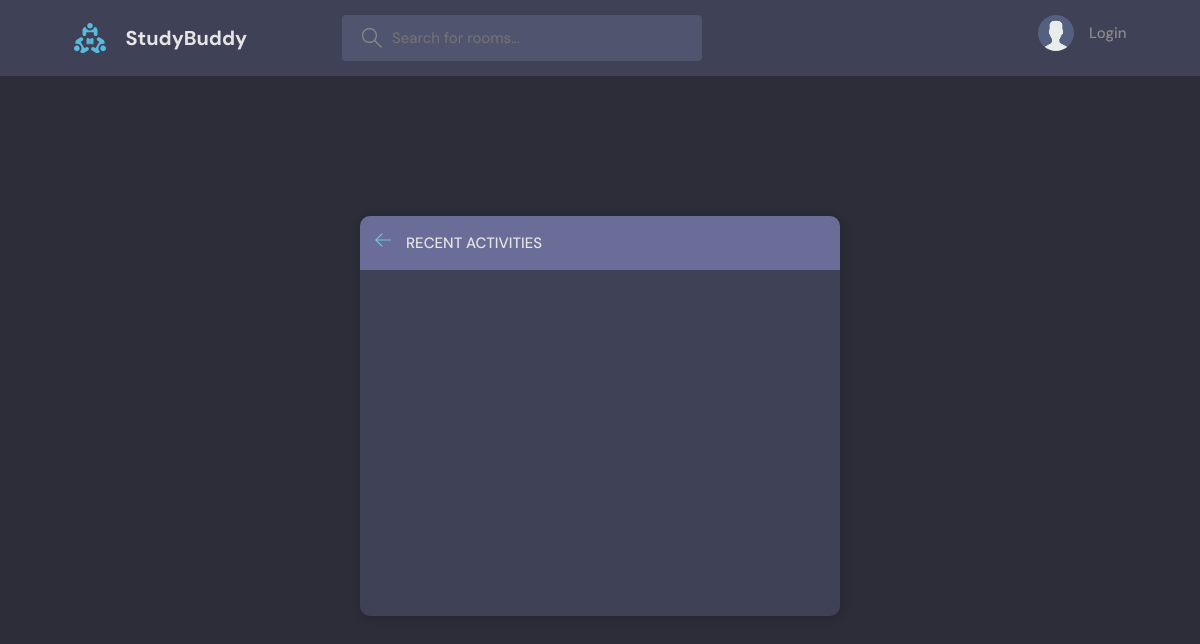
/activity, run on an earlier commit of the app's database.
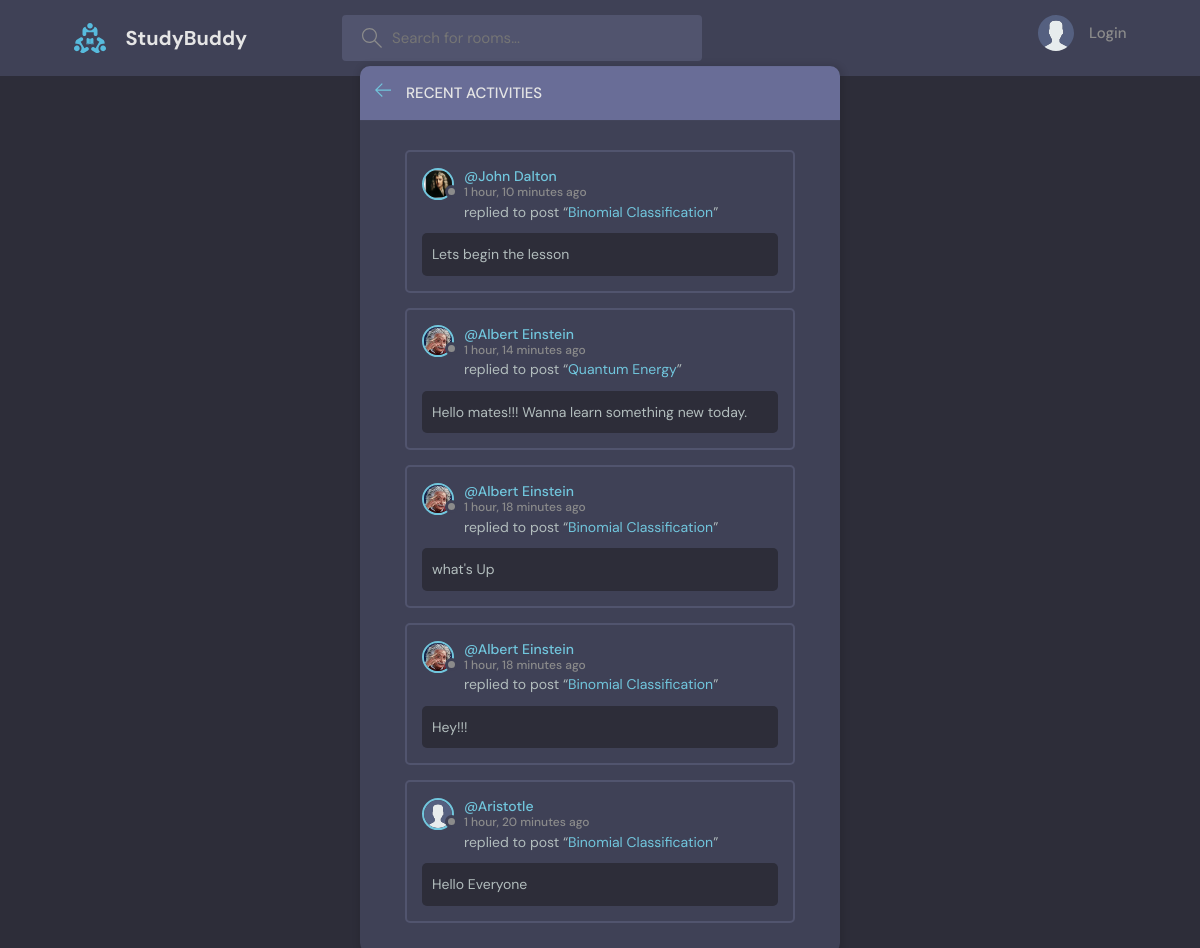
And on a later commit of the database.
### base/models.py (models this page shows)
class Message(models.Model):
    user = models.ForeignKey(User, on_delete=models.CASCADE)
    room = models.ForeignKey(Room, on_delete=models.CASCADE)
    body = models.TextField()
    updated = models.DateTimeField(auto_now=True)
    created = models.DateTimeField(auto_now_add=True)
    class Meta:
        ordering = ['-updated','-created']
    def __str__(self):
        return self.body

class User(AbstractUser):
    full_name = models.CharField(max_length=200)
    username = models.CharField(max_length=200)
    email = models.EmailField(unique=True)
    bio = models.TextField(null=True, blank=True)
    avatar = models.ImageField(null=True, default="avatar.svg")
    USERNAME_FIELD = 'email'
    REQUIRED_FIELDS = ['username']
    def __str__(self):
        return self.username

class Room(models.Model):
    host = models.ForeignKey(User, on_delete=models.SET_NULL, null=True)
    topic = models.ForeignKey(Topic,  on_delete=models.SET_NULL, null=True)
    name = models.CharField(max_length=200, )
    participants = models.ManyToManyField(User, related_name='participants', blank=True)
    description = models.TextField(null=True, blank=True)
    updated = models.DateTimeField(auto_now=True)
    created = models.DateTimeField(auto_now_add=True)
    class Meta:
        ordering = ['-updated','-created']
    def __str__(self):
        return self.name

### base/views.py (the view)
# urls.py: path('activity', views.activity, name="activity"),
def activity(request):
    messages = Message.objects.all
    context = {'messages': messages}
    return render(request, 'base/activity.html', context)

### base/templates/base/activity.html (shortened to what this page needs)
{% extends 'main.html' %} {% block content %}
<main class="layout">
  <div class="container">
    <div class="layout__box">
      <div class="layout__boxHeader">
        <div class="layout__boxTitle">
          <a href="{% url 'home' %}">
            <svg
              version="1.1"
              xmlns="http://www.w3.org/2000/svg"
              width="32"
              height="32"
              viewBox="0 0 32 32"
            >
              <title>arrow-left</title>
              <path
                d="M13.723 2.286l-13.723 13.714 13.719 13.714 1.616-1.611-10.96-10.96h27.625v-2.286h-27.625l10.965-10.965-1.616-1.607z"
              ></path>
            </svg>
          </a>
          <h3>Recent Activities</h3>
        </div>
      </div>
      <div class="activities-page layout__body">
        {% for message in messages %}
        <div class="activities__box">
          <div class="activities__boxHeader roomListRoom__header">
            <a
              href="{% url 'profile' message.user.id %}"
              class="roomListRoom__author"
            >
              <div class="avatar avatar--small">
                <img src="{{ message.user.avatar.url }}" />
              </div>
              <p>
                @{{message.user}}
                <span>{{message.created|timesince}} ago</span>
              </p>
            </a>
          </div>
          <div class="activities__boxContent">
            <p>
              replied to post “<a href="{% url 'room' message.room.id %}"
                >{{message.room}}</a
              >”
            </p>
            <div class="activities__boxRoomContent">{{message}}</div>
          </div>
        </div>
        {% endfor %}
      </div>
    </div>
  </div>
</main>
{% endblock %}

### templates/main.html (shortened to what this page needs)
<!DOCTYPE html>
{% load static %}
<html lang="en">
  <head>
    <link rel="stylesheet" href="{% static 'styles/style.css' %}" />
  </head>
  {% include 'navbar.html' %} {% block content %} {% endblock %}
</html>

### templates/navbar.html (shortened to what this page needs)
{% load static %}
<header class="header header--loggedIn">
  <div class="container">
    <a href="{% url 'home' %}" class="header__logo">
      <img src="images/logo.svg" />
      <h1>StudyBuddy</h1>
    </a>
    <form class="header__search" method="GET" action="{% url 'home' %}">
      <label>
        <input type="text" name="q" placeholder="Search for rooms..." />
      </label>
    </form>
    <nav class="header__menu">
      {% if request.user.is_authenticated %}
      <div class="header__user">
        <a href="{% url 'profile' user.id %}">
          <div class="avatar avatar--medium active">
            <img src="{{request.user.avatar.url}}" />
          </div>
          <p>{{request.user.full_name}} <span>@{{request.user}}</span></p>
        </a>
        <button class="dropdown-button">
          <svg
            version="1.1"
            xmlns="http://www.w3.org/2000/svg"
            width="32"
            height="32"
            viewBox="0 0 32 32"
          >
            <title>chevron-down</title>
            <path d="M16 21l-13-13h-3l16 16 16-16h-3l-13 13z"></path>
          </svg>
        </button>
      </div>
      {% else %}
      <a href="{% url 'login' %}">
        <img src="images/avatar.svg" />
        <p>Login</p>
      </a>
      {% endif %}
    </nav>
  </div>
</header>

### static/styles/style.css (style rules this page uses)
:root { --color-main: #71c6dd; --color-main-light: #e1f6fb; --color-dark: #3f4156; --color-dark-medium: #51546e; --color-dark-light: #696d97; --color-light: #e5e5e5; --color-gray: #8b8b8b; --color-light-gray: #b2bdbd; --color-bg: #2d2d39; --color-success: #5dd693; --color-error: #fc4b0b; }
* { font-family: "DM Sans", -apple-system, BlinkMacSystemFont, "Segoe UI", Roboto, Oxygen, Ubuntu, Cantarell, "Open Sans", "Helvetica Neue", sans-serif; margin: 0; padding: 0; box-sizing: border-box; text-rendering: optimizeLegibility; font-size: inherit; }
html { font-size: 56.25%; }
@media only screen and (min-width: 1200px) { html { font-size: 62.5%; } }
img { width: 100%; }
a { display: inline-block; color: var(--color-main); text-decoration: none; }
.container { max-width: 120rem; width: 90%; margin: auto; }
.avatar { position: relative; display: inline-block; border-radius: 50%; border: 2px solid var(--color-main); }
.avatar img { display: block; border-radius: 50%; object-fit: cover; object-position: center; }
.avatar::after { content: ""; display: block; position: absolute; background-color: var(--color-gray); z-index: 111; border-radius: 50%; border: 0.3rem solid var(--color-dark); }
.avatar.avatar--small img { width: 2.8rem; height: 2.8rem; }
.avatar.avatar--small:after { width: 0.7rem; height: 0.7rem; bottom: 0px; right: -6px; }
.header { padding: 1.5rem; background-color: var(--color-dark); }
.header > .container { display: flex; gap: 9.5rem; }
.header__logo, .header__user { display: flex; gap: 2rem; align-items: center; }
.header__logo > img { height: 3.2rem; width: 3.2rem; }
.header__logo > h1 { font-weight: 700; font-size: 2rem; color: var(--color-light); }
.header__search > label { background-color: var(--color-dark-medium); padding: 1.3rem 1rem; display: flex; align-items: center; gap: 1rem; border-radius: 4px; }
.header__search svg { fill: var(--color-gray); width: 2rem; height: 2rem; margin-left: 1rem; }
.header__search input { width: 30rem; background: transparent; border: none; outline: none; color: var(--color-light); }
.header__menu { margin-left: auto; position: relative; }
.header__menu a { display: flex; gap: 1.5rem; align-items: center; font-weight: 500; text-decoration: none; color: var(--color-gray); }
.header__menu img { height: 3.6rem; }
.header__menu p { line-height: 1.2; }
.layout { margin-top: 2.4rem; }
.layout > .container { display: flex; justify-content: space-between; align-items: flex-start; }
.layout__box { width: 90%; max-width: 48rem; min-height: 40rem; position: absolute; top: 50%; left: 50%; transform: translate(-50%, -46%); background-color: var(--color-dark); border-radius: 1rem; box-shadow: 1px 1px 6px 3px rgba(0, 0, 0, 0.1); overflow: hidden; }
.layout__boxHeader { display: flex; padding: 1.5rem; background-color: var(--color-dark-light); }
.layout__boxTitle { display: flex; gap: 1.5rem; align-items: center; }
.layout__boxTitle h3 { text-transform: uppercase; font-weight: 500; color: var(--color-light); }
.layout__boxTitle svg { width: 1.6rem; height: 1.6rem; fill: var(--color-main); }
.layout__body { margin: 3rem; }
.roomListRoom__header { display: flex; justify-content: space-between; align-items: center; }
.roomListRoom__author { font-weight: 500; display: flex; align-items: center; gap: 1rem; }
.activities__box { margin: 1.5rem; padding: 1.5rem; border: 2px solid var(--color-dark-medium); border-radius: 5px; }
.activities__boxHeader p { font-size: 1.4rem; line-height: 1.3; }
.activities__boxHeader p span { color: var(--color-gray); font-size: 1.2rem; display: block; }
.activities__boxContent { margin-left: 4.2rem; }
.activities__boxContent { font-size: 1.4rem; }
.activities__boxRoomContent { background: var(--color-bg); padding: 1rem; border-radius: 5px; margin-top: 1rem; margin-left: -4.2rem; }

What changed in the data, as far as the page shows it:
added Message: user.avatar (picture), user "John Dalton", created "1 hour, 10 minutes", room "Binomial Classification", body "Lets begin the lesson"
added Message: user.avatar (picture), user "Albert Einstein", created "1 hour, 14 minutes", room "Quantum Energy", body "Hello mates!!! Wanna learn something new today."
added Message: user.avatar (picture), user "Albert Einstein", created "1 hour, 18 minutes", room "Binomial Classification", body "what's Up"
added Message: user.avatar (picture), user "Albert Einstein", created "1 hour, 18 minutes", room "Binomial Classification", body "Hey!!!"
added Message: user.avatar (placeholder picture), user "Aristotle", created "1 hour, 20 minutes", room "Binomial Classification", body "Hello Everyone"
